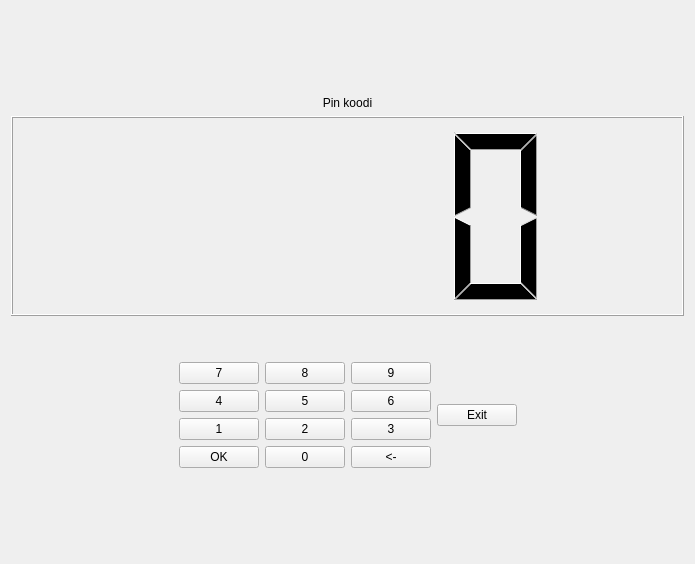
<?xml version="1.0" encoding="UTF-8"?>
<ui version="4.0">
 <class>pin</class>
 <widget class="QWidget" name="pin">
  <property name="geometry">
   <rect>
    <x>0</x>
    <y>0</y>
    <width>695</width>
    <height>564</height>
   </rect>
  </property>
  <property name="windowTitle">
   <string>Form</string>
  </property>
  <layout class="QGridLayout" name="gridLayout">
   <item row="2" column="0">
    <spacer name="verticalSpacer_2">
     <property name="orientation">
      <enum>Qt::Vertical</enum>
     </property>
     <property name="sizeHint" stdset="0">
      <size>
       <width>20</width>
       <height>40</height>
      </size>
     </property>
    </spacer>
   </item>
   <item row="1" column="0">
    <layout class="QHBoxLayout" name="horizontalLayout_2">
     <item>
      <layout class="QVBoxLayout" name="verticalLayout_4">
       <item>
        <widget class="QLabel" name="pinLabel">
         <property name="text">
          <string>&lt;html&gt;&lt;head/&gt;&lt;body&gt;&lt;p align=&quot;center&quot;&gt;Pin koodi&lt;/p&gt;&lt;/body&gt;&lt;/html&gt;</string>
         </property>
        </widget>
       </item>
       <item>
        <widget class="QLCDNumber" name="pinLcdNumber">
         <property name="minimumSize">
          <size>
           <width>0</width>
           <height>200</height>
          </size>
         </property>
         <property name="digitCount">
          <number>4</number>
         </property>
        </widget>
       </item>
       <item>
        <spacer name="verticalSpacer">
         <property name="orientation">
          <enum>Qt::Vertical</enum>
         </property>
         <property name="sizeHint" stdset="0">
          <size>
           <width>20</width>
           <height>40</height>
          </size>
         </property>
        </spacer>
       </item>
       <item>
        <layout class="QHBoxLayout" name="horizontalLayout">
         <item>
          <spacer name="horizontalSpacer_2">
           <property name="orientation">
            <enum>Qt::Horizontal</enum>
           </property>
           <property name="sizeHint" stdset="0">
            <size>
             <width>40</width>
             <height>20</height>
            </size>
           </property>
          </spacer>
         </item>
         <item>
          <layout class="QVBoxLayout" name="verticalLayout_3">
           <item>
            <widget class="QPushButton" name="sevenButton">
             <property name="text">
              <string>7</string>
             </property>
            </widget>
           </item>
           <item>
            <widget class="QPushButton" name="fourButton">
             <property name="text">
              <string>4</string>
             </property>
            </widget>
           </item>
           <item>
            <widget class="QPushButton" name="oneButton">
             <property name="text">
              <string>1</string>
             </property>
            </widget>
           </item>
           <item>
            <widget class="QPushButton" name="okButton">
             <property name="text">
              <string>OK</string>
             </property>
            </widget>
           </item>
          </layout>
         </item>
         <item>
          <layout class="QVBoxLayout" name="verticalLayout">
           <item>
            <widget class="QPushButton" name="eightButton">
             <property name="text">
              <string>8</string>
             </property>
            </widget>
           </item>
           <item>
            <widget class="QPushButton" name="fiveButton">
             <property name="text">
              <string>5</string>
             </property>
            </widget>
           </item>
           <item>
            <widget class="QPushButton" name="twoButton">
             <property name="text">
              <string>2</string>
             </property>
            </widget>
           </item>
           <item>
            <widget class="QPushButton" name="zeroButton">
             <property name="text">
              <string>0</string>
             </property>
            </widget>
           </item>
          </layout>
         </item>
         <item>
          <layout class="QVBoxLayout" name="verticalLayout_2">
           <item>
            <widget class="QPushButton" name="nineButton">
             <property name="text">
              <string>9</string>
             </property>
            </widget>
           </item>
           <item>
            <widget class="QPushButton" name="sixButton">
             <property name="text">
              <string>6</string>
             </property>
            </widget>
           </item>
           <item>
            <widget class="QPushButton" name="threeButton">
             <property name="text">
              <string>3</string>
             </property>
            </widget>
           </item>
           <item>
            <widget class="QPushButton" name="backButton">
             <property name="text">
              <string>&lt;-</string>
             </property>
            </widget>
           </item>
          </layout>
         </item>
         <item>
          <widget class="QPushButton" name="exitButton">
           <property name="text">
            <string>Exit</string>
           </property>
          </widget>
         </item>
         <item>
          <spacer name="horizontalSpacer">
           <property name="orientation">
            <enum>Qt::Horizontal</enum>
           </property>
           <property name="sizeHint" stdset="0">
            <size>
             <width>40</width>
             <height>20</height>
            </size>
           </property>
          </spacer>
         </item>
        </layout>
       </item>
      </layout>
     </item>
    </layout>
   </item>
   <item row="0" column="0">
    <spacer name="verticalSpacer_3">
     <property name="orientation">
      <enum>Qt::Vertical</enum>
     </property>
     <property name="sizeHint" stdset="0">
      <size>
       <width>20</width>
       <height>40</height>
      </size>
     </property>
    </spacer>
   </item>
  </layout>
 </widget>
 <resources/>
 <connections/>
</ui>
